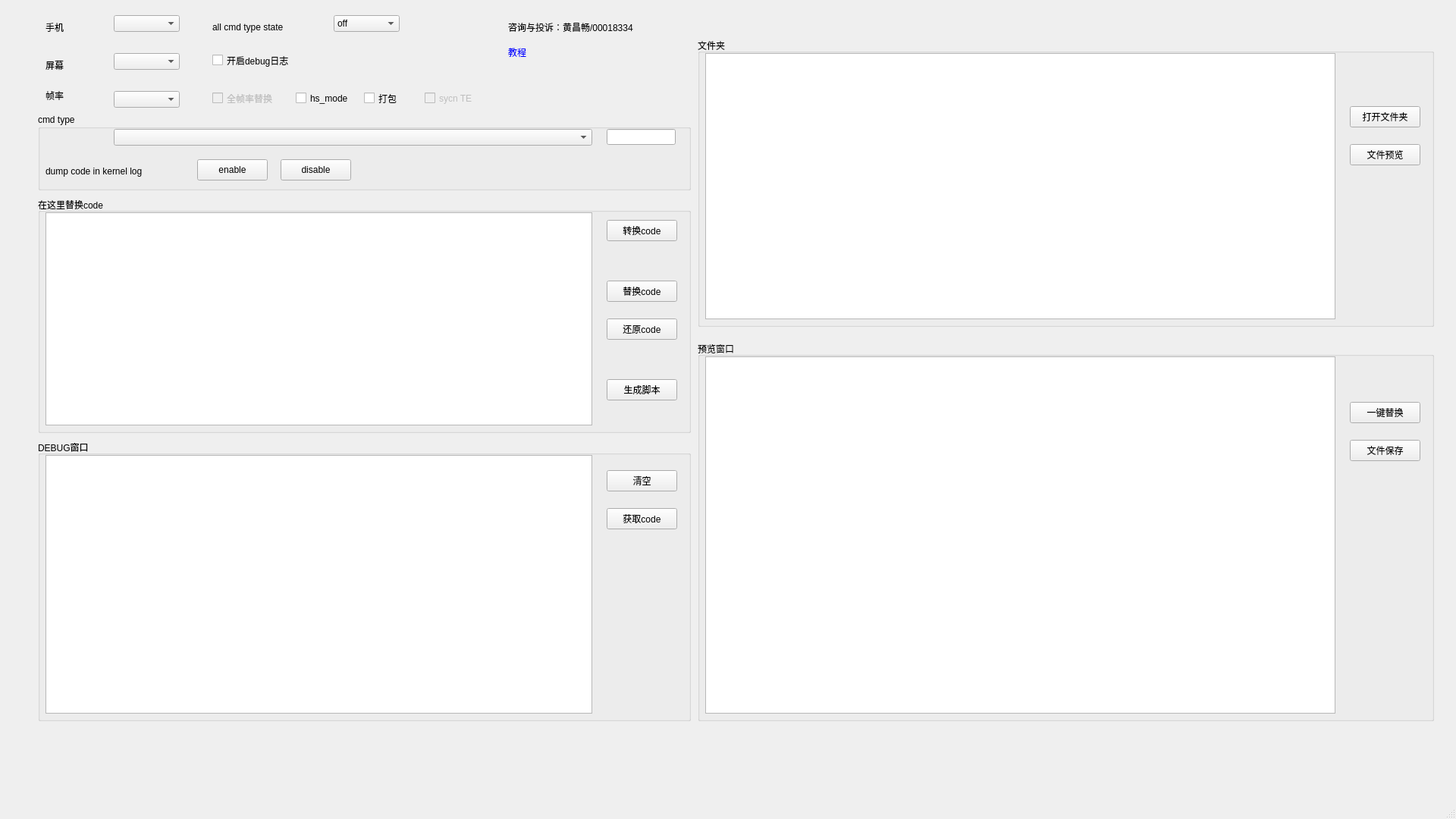
<?xml version="1.0" encoding="UTF-8"?>
<ui version="4.0">
 <class>MainWindow</class>
 <widget class="QMainWindow" name="MainWindow">
  <property name="geometry">
   <rect>
    <x>0</x>
    <y>0</y>
    <width>1920</width>
    <height>1080</height>
   </rect>
  </property>
  <property name="windowTitle">
   <string>MainWindow</string>
  </property>
  <widget class="QWidget" name="centralwidget">
   <widget class="QComboBox" name="screen_index">
    <property name="geometry">
     <rect>
      <x>150</x>
      <y>70</y>
      <width>87</width>
      <height>22</height>
     </rect>
    </property>
    <property name="currentText">
     <string/>
    </property>
   </widget>
   <widget class="QComboBox" name="fps_list">
    <property name="geometry">
     <rect>
      <x>150</x>
      <y>120</y>
      <width>87</width>
      <height>22</height>
     </rect>
    </property>
   </widget>
   <widget class="QLabel" name="label">
    <property name="geometry">
     <rect>
      <x>60</x>
      <y>70</y>
      <width>81</width>
      <height>31</height>
     </rect>
    </property>
    <property name="text">
     <string>屏幕</string>
    </property>
   </widget>
   <widget class="QLabel" name="label_2">
    <property name="geometry">
     <rect>
      <x>60</x>
      <y>110</y>
      <width>81</width>
      <height>31</height>
     </rect>
    </property>
    <property name="text">
     <string>帧率</string>
    </property>
   </widget>
   <widget class="QCheckBox" name="hs_mode">
    <property name="geometry">
     <rect>
      <x>390</x>
      <y>120</y>
      <width>91</width>
      <height>19</height>
     </rect>
    </property>
    <property name="text">
     <string>hs_mode</string>
    </property>
   </widget>
   <widget class="QCheckBox" name="code_pack">
    <property name="geometry">
     <rect>
      <x>480</x>
      <y>120</y>
      <width>91</width>
      <height>19</height>
     </rect>
    </property>
    <property name="text">
     <string>打包</string>
    </property>
   </widget>
   <widget class="QCheckBox" name="sync_te">
    <property name="enabled">
     <bool>false</bool>
    </property>
    <property name="geometry">
     <rect>
      <x>560</x>
      <y>120</y>
      <width>91</width>
      <height>19</height>
     </rect>
    </property>
    <property name="inputMethodHints">
     <set>Qt::ImhNone</set>
    </property>
    <property name="text">
     <string>sycn TE</string>
    </property>
    <property name="checkable">
     <bool>true</bool>
    </property>
   </widget>
   <widget class="QCheckBox" name="checkBox_4">
    <property name="enabled">
     <bool>false</bool>
    </property>
    <property name="geometry">
     <rect>
      <x>280</x>
      <y>120</y>
      <width>101</width>
      <height>19</height>
     </rect>
    </property>
    <property name="text">
     <string>全帧率替换</string>
    </property>
   </widget>
   <widget class="QComboBox" name="adb_devices_Info">
    <property name="geometry">
     <rect>
      <x>150</x>
      <y>20</y>
      <width>87</width>
      <height>22</height>
     </rect>
    </property>
    <property name="currentText">
     <string/>
    </property>
   </widget>
   <widget class="QLabel" name="label_6">
    <property name="geometry">
     <rect>
      <x>60</x>
      <y>20</y>
      <width>81</width>
      <height>31</height>
     </rect>
    </property>
    <property name="text">
     <string>手机</string>
    </property>
   </widget>
   <widget class="QGroupBox" name="groupBox">
    <property name="geometry">
     <rect>
      <x>50</x>
      <y>580</y>
      <width>861</width>
      <height>371</height>
     </rect>
    </property>
    <property name="title">
     <string>DEBUG窗口</string>
    </property>
    <widget class="QTextBrowser" name="debug_window">
     <property name="geometry">
      <rect>
       <x>10</x>
       <y>20</y>
       <width>721</width>
       <height>341</height>
      </rect>
     </property>
     <property name="html">
      <string>&lt;!DOCTYPE HTML PUBLIC &quot;-//W3C//DTD HTML 4.0//EN&quot; &quot;http://www.w3.org/TR/REC-html40/strict.dtd&quot;&gt;
&lt;html&gt;&lt;head&gt;&lt;meta name=&quot;qrichtext&quot; content=&quot;1&quot; /&gt;&lt;style type=&quot;text/css&quot;&gt;
p, li { white-space: pre-wrap; }
&lt;/style&gt;&lt;/head&gt;&lt;body style=&quot; font-family:'SimSun'; font-size:9pt; font-weight:400; font-style:normal;&quot;&gt;
&lt;p style=&quot;-qt-paragraph-type:empty; margin-top:0px; margin-bottom:0px; margin-left:0px; margin-right:0px; -qt-block-indent:0; text-indent:0px;&quot;&gt;&lt;br /&gt;&lt;/p&gt;&lt;/body&gt;&lt;/html&gt;</string>
     </property>
    </widget>
    <widget class="QPushButton" name="clear_debug_window">
     <property name="geometry">
      <rect>
       <x>750</x>
       <y>40</y>
       <width>93</width>
       <height>28</height>
      </rect>
     </property>
     <property name="text">
      <string>清空</string>
     </property>
    </widget>
    <widget class="QPushButton" name="get_code_Button">
     <property name="enabled">
      <bool>true</bool>
     </property>
     <property name="geometry">
      <rect>
       <x>750</x>
       <y>90</y>
       <width>93</width>
       <height>28</height>
      </rect>
     </property>
     <property name="toolTip">
      <string>获取手机实时的code，可验证code是否替换成功</string>
     </property>
     <property name="text">
      <string>获取code</string>
     </property>
    </widget>
   </widget>
   <widget class="QGroupBox" name="groupBox_2">
    <property name="geometry">
     <rect>
      <x>50</x>
      <y>260</y>
      <width>861</width>
      <height>311</height>
     </rect>
    </property>
    <property name="title">
     <string>在这里替换code</string>
    </property>
    <widget class="QTextEdit" name="r_code">
     <property name="geometry">
      <rect>
       <x>10</x>
       <y>20</y>
       <width>721</width>
       <height>281</height>
      </rect>
     </property>
     <property name="html">
      <string>&lt;!DOCTYPE HTML PUBLIC &quot;-//W3C//DTD HTML 4.0//EN&quot; &quot;http://www.w3.org/TR/REC-html40/strict.dtd&quot;&gt;
&lt;html&gt;&lt;head&gt;&lt;meta name=&quot;qrichtext&quot; content=&quot;1&quot; /&gt;&lt;style type=&quot;text/css&quot;&gt;
p, li { white-space: pre-wrap; }
&lt;/style&gt;&lt;/head&gt;&lt;body style=&quot; font-family:'SimSun'; font-size:9pt; font-weight:400; font-style:normal;&quot;&gt;
&lt;p style=&quot;-qt-paragraph-type:empty; margin-top:0px; margin-bottom:0px; margin-left:0px; margin-right:0px; -qt-block-indent:0; text-indent:0px;&quot;&gt;&lt;br /&gt;&lt;/p&gt;&lt;/body&gt;&lt;/html&gt;</string>
     </property>
    </widget>
    <widget class="QPushButton" name="replace_code">
     <property name="geometry">
      <rect>
       <x>750</x>
       <y>110</y>
       <width>93</width>
       <height>28</height>
      </rect>
     </property>
     <property name="toolTip">
      <string>将左侧的code替换到手机，debug类型实时下发</string>
     </property>
     <property name="text">
      <string>替换code</string>
     </property>
    </widget>
    <widget class="QPushButton" name="transform_code">
     <property name="geometry">
      <rect>
       <x>750</x>
       <y>30</y>
       <width>93</width>
       <height>28</height>
      </rect>
     </property>
     <property name="toolTip">
      <string>将供应商的文件转换为dtsi格式</string>
     </property>
     <property name="text">
      <string>转换code</string>
     </property>
    </widget>
    <widget class="QPushButton" name="restore_code">
     <property name="geometry">
      <rect>
       <x>750</x>
       <y>160</y>
       <width>93</width>
       <height>28</height>
      </rect>
     </property>
     <property name="toolTip">
      <string>还原单个code</string>
     </property>
     <property name="text">
      <string>还原code</string>
     </property>
    </widget>
    <widget class="QPushButton" name="generate_bat_button">
     <property name="enabled">
      <bool>true</bool>
     </property>
     <property name="geometry">
      <rect>
       <x>750</x>
       <y>240</y>
       <width>93</width>
       <height>28</height>
      </rect>
     </property>
     <property name="toolTip">
      <string>生成bat可运行脚本范例</string>
     </property>
     <property name="text">
      <string>生成脚本</string>
     </property>
    </widget>
   </widget>
   <widget class="QGroupBox" name="groupBox_3">
    <property name="geometry">
     <rect>
      <x>920</x>
      <y>50</y>
      <width>971</width>
      <height>381</height>
     </rect>
    </property>
    <property name="title">
     <string>文件夹</string>
    </property>
    <widget class="QListWidget" name="listWidget">
     <property name="geometry">
      <rect>
       <x>10</x>
       <y>20</y>
       <width>831</width>
       <height>351</height>
      </rect>
     </property>
    </widget>
    <widget class="QPushButton" name="open_dir_button">
     <property name="geometry">
      <rect>
       <x>860</x>
       <y>90</y>
       <width>93</width>
       <height>28</height>
      </rect>
     </property>
     <property name="toolTip">
      <string>选中某个文件，然后显示同目录下所有json文件</string>
     </property>
     <property name="text">
      <string>打开文件夹</string>
     </property>
    </widget>
    <widget class="QPushButton" name="import_file_button">
     <property name="geometry">
      <rect>
       <x>860</x>
       <y>140</y>
       <width>93</width>
       <height>28</height>
      </rect>
     </property>
     <property name="toolTip">
      <string>将json文件显示在&quot;预览窗口&quot;</string>
     </property>
     <property name="text">
      <string>文件预览</string>
     </property>
    </widget>
   </widget>
   <widget class="QGroupBox" name="groupBox_4">
    <property name="geometry">
     <rect>
      <x>920</x>
      <y>450</y>
      <width>971</width>
      <height>501</height>
     </rect>
    </property>
    <property name="title">
     <string>预览窗口</string>
    </property>
    <widget class="QTextEdit" name="preview_window">
     <property name="geometry">
      <rect>
       <x>10</x>
       <y>20</y>
       <width>831</width>
       <height>471</height>
      </rect>
     </property>
     <property name="html">
      <string>&lt;!DOCTYPE HTML PUBLIC &quot;-//W3C//DTD HTML 4.0//EN&quot; &quot;http://www.w3.org/TR/REC-html40/strict.dtd&quot;&gt;
&lt;html&gt;&lt;head&gt;&lt;meta name=&quot;qrichtext&quot; content=&quot;1&quot; /&gt;&lt;style type=&quot;text/css&quot;&gt;
p, li { white-space: pre-wrap; }
&lt;/style&gt;&lt;/head&gt;&lt;body style=&quot; font-family:'SimSun'; font-size:9pt; font-weight:400; font-style:normal;&quot;&gt;
&lt;p style=&quot;-qt-paragraph-type:empty; margin-top:0px; margin-bottom:0px; margin-left:0px; margin-right:0px; -qt-block-indent:0; text-indent:0px;&quot;&gt;&lt;br /&gt;&lt;/p&gt;&lt;/body&gt;&lt;/html&gt;</string>
     </property>
    </widget>
    <widget class="QPushButton" name="json_to_code_button">
     <property name="geometry">
      <rect>
       <x>860</x>
       <y>80</y>
       <width>93</width>
       <height>28</height>
      </rect>
     </property>
     <property name="toolTip">
      <string>将json文件中所有code下到手机里</string>
     </property>
     <property name="text">
      <string>一键替换</string>
     </property>
    </widget>
    <widget class="QPushButton" name="save_file_button">
     <property name="geometry">
      <rect>
       <x>860</x>
       <y>130</y>
       <width>93</width>
       <height>28</height>
      </rect>
     </property>
     <property name="toolTip">
      <string>将&quot;预览窗口&quot;文字保存为文件</string>
     </property>
     <property name="text">
      <string>文件保存</string>
     </property>
    </widget>
   </widget>
   <widget class="QCheckBox" name="enable_debug_log_checkbox">
    <property name="geometry">
     <rect>
      <x>280</x>
      <y>70</y>
      <width>131</width>
      <height>19</height>
     </rect>
    </property>
    <property name="text">
     <string>开启debug日志</string>
    </property>
   </widget>
   <widget class="QLabel" name="label_4">
    <property name="geometry">
     <rect>
      <x>280</x>
      <y>20</y>
      <width>151</width>
      <height>31</height>
     </rect>
    </property>
    <property name="text">
     <string>all cmd type state</string>
    </property>
   </widget>
   <widget class="QComboBox" name="all_cmd_type_state">
    <property name="geometry">
     <rect>
      <x>440</x>
      <y>20</y>
      <width>87</width>
      <height>22</height>
     </rect>
    </property>
    <property name="currentText">
     <string>off</string>
    </property>
    <item>
     <property name="text">
      <string>off</string>
     </property>
    </item>
    <item>
     <property name="text">
      <string>lp_mode</string>
     </property>
    </item>
    <item>
     <property name="text">
      <string>hs_mode</string>
     </property>
    </item>
   </widget>
   <widget class="QGroupBox" name="groupBox_6">
    <property name="geometry">
     <rect>
      <x>50</x>
      <y>150</y>
      <width>861</width>
      <height>101</height>
     </rect>
    </property>
    <property name="title">
     <string>cmd type</string>
    </property>
    <widget class="QComboBox" name="cmd_type_list">
     <property name="geometry">
      <rect>
       <x>100</x>
       <y>20</y>
       <width>631</width>
       <height>22</height>
      </rect>
     </property>
     <property name="toolTip">
      <string>debug指令在最下面，可以实时下发code到手机</string>
     </property>
    </widget>
    <widget class="QLineEdit" name="search_lineedit">
     <property name="geometry">
      <rect>
       <x>750</x>
       <y>20</y>
       <width>91</width>
       <height>21</height>
      </rect>
     </property>
     <property name="toolTip">
      <string>搜索栏</string>
     </property>
    </widget>
    <widget class="QLabel" name="label_3">
     <property name="geometry">
      <rect>
       <x>10</x>
       <y>60</y>
       <width>201</width>
       <height>31</height>
      </rect>
     </property>
     <property name="text">
      <string>dump code in kernel log</string>
     </property>
    </widget>
    <widget class="QPushButton" name="dump_code_enable">
     <property name="geometry">
      <rect>
       <x>210</x>
       <y>60</y>
       <width>93</width>
       <height>28</height>
      </rect>
     </property>
     <property name="toolTip">
      <string>在kernel日志里面打印这种cmd type日志</string>
     </property>
     <property name="text">
      <string>enable</string>
     </property>
    </widget>
    <widget class="QPushButton" name="dump_code_disable">
     <property name="geometry">
      <rect>
       <x>320</x>
       <y>60</y>
       <width>93</width>
       <height>28</height>
      </rect>
     </property>
     <property name="toolTip">
      <string>不在kernel日志里面打印这种cmd type日志</string>
     </property>
     <property name="text">
      <string>disable</string>
     </property>
    </widget>
   </widget>
   <widget class="QLabel" name="label_5">
    <property name="geometry">
     <rect>
      <x>670</x>
      <y>20</y>
      <width>211</width>
      <height>31</height>
     </rect>
    </property>
    <property name="text">
     <string>咨询与投诉：黄昌畅/00018334</string>
    </property>
   </widget>
   <widget class="QLabel" name="label_7">
    <property name="geometry">
     <rect>
      <x>670</x>
      <y>60</y>
      <width>31</width>
      <height>16</height>
     </rect>
    </property>
    <property name="text">
     <string>&lt;a href=&quot;https://w3.hihonor.com/weshare/community/#/topic-detail?topicId=963616788427227136&quot;&gt;教程&lt;/a&gt;
</string>
    </property>
    <property name="textFormat">
     <enum>Qt::RichText</enum>
    </property>
    <property name="openExternalLinks">
     <bool>true</bool>
    </property>
   </widget>
   <zorder>groupBox_4</zorder>
   <zorder>groupBox_3</zorder>
   <zorder>screen_index</zorder>
   <zorder>fps_list</zorder>
   <zorder>label</zorder>
   <zorder>label_2</zorder>
   <zorder>hs_mode</zorder>
   <zorder>code_pack</zorder>
   <zorder>sync_te</zorder>
   <zorder>checkBox_4</zorder>
   <zorder>adb_devices_Info</zorder>
   <zorder>label_6</zorder>
   <zorder>groupBox</zorder>
   <zorder>groupBox_2</zorder>
   <zorder>enable_debug_log_checkbox</zorder>
   <zorder>label_4</zorder>
   <zorder>all_cmd_type_state</zorder>
   <zorder>groupBox_6</zorder>
   <zorder>label_5</zorder>
   <zorder>label_7</zorder>
  </widget>
  <widget class="QMenuBar" name="menubar">
   <property name="geometry">
    <rect>
     <x>0</x>
     <y>0</y>
     <width>1920</width>
     <height>26</height>
    </rect>
   </property>
  </widget>
  <widget class="QStatusBar" name="statusbar"/>
 </widget>
 <resources/>
 <connections/>
</ui>
